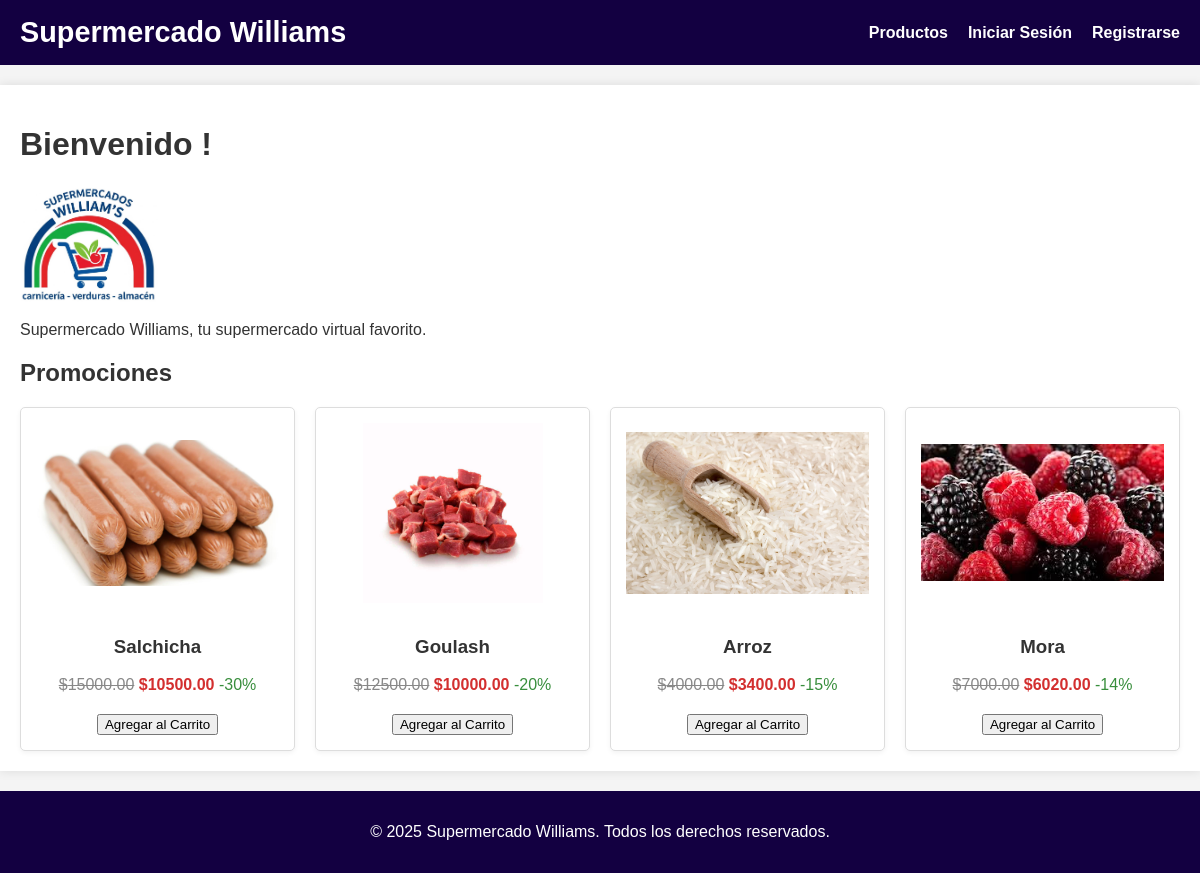
/index, run on the app's committed database.
### models.py (models this page shows, shortened)
class Product(db.Model):
    id = db.Column(db.Integer, primary_key=True)
    secction = db.Column(db.String(64), nullable=False, default="Res")
    name = db.Column(db.String(128), nullable=False)
    description = db.Column(db.Text)
    price = db.Column(db.Float, nullable=False)
    stock = db.Column(db.Integer, nullable=False, default=0)
    image_url = db.Column(db.String(256))

class Promotion(db.Model):
    id = db.Column(db.Integer, primary_key=True)
    product_id = db.Column(db.Integer, db.ForeignKey('product.id'), nullable=False, unique=True)
    discount = db.Column(db.Float, nullable=False)
    price = db.Column(db.Float, nullable=False)
    price_discounted = db.Column(db.Float, nullable=False)
    product = db.relationship('Product', backref='promotion')

### routes.py (the view)
@app.route('/')
@app.route('/index')
def index():
    from models import Promotion, Product
    promociones = Promotion.query.all()
    if promociones:
        productos = []
        for promo in promociones:
            producto = Product.query.get(promo.product_id)
            if producto:
                productos.append({
                    'id': producto.id,
                    'nombre': producto.name,
                    'precio': promo.price,
                    'precio_descuento': promo.price_discounted,
                    'descuento': promo.discount,
                    'imagen': producto.image_url
                })
        mostrar_promos = True
    else:
        productos = Product.query.all()
        mostrar_promos = False
    form = AddToCartForm()
    return render_template('index.html', title='Home', productos=productos, form=form, mostrar_promos=mostrar_promos)

### templates/index.html (shortened to what this page needs)
{% extends "base.html" %}
{% block content %}
    <h1>Bienvenido {{ current_user.username }}!</h1>
    <div style="margin-bottom: 10px;">
        <img src="{{ url_for('static', filename='imgs/Logo.jpeg') }}" alt="Logo Supermercado Williams" style="height: 120px; border-radius: 8px; display: block;">
    </div>
    <div>
        <p>Supermercado Williams, tu supermercado virtual favorito.</p>
    </div>
    {% if mostrar_promos %}
    <h2>Promociones</h2>
    <div class="product-list">
        {% for product in productos %}
            <div class="product-card">
                {% if product.imagen %}
                    <img src="{{ url_for('static', filename='imgs/' + product.imagen) }}" alt="{{ product.nombre }}">
                {% else %}
                    <img src="{{ url_for('static', filename='images/default_product.png') }}" alt="{{ product.nombre }}">
                {% endif %}
                <h3>{{ product.nombre }}</h3>
                <p>
                    <span style="text-decoration: line-through; color: #888;">${{ '%.2f'|format(product.precio) }}</span>
                    <span style="color: #d32f2f; font-weight: bold;">${{ '%.2f'|format(product.precio_descuento) }}</span>
                    <span style="color: #388e3c;">-{{ product.descuento|int }}%</span>
                </p>
                <form action="{{ url_for('product_detail', product_id=product.id) }}" method="post">
                    <button type="submit">Agregar al Carrito</button>
                </form>
            </div>
        {% endfor %}
    </div>
    {% endif %}
{% endblock %}

### templates/base.html (shortened to what this page needs)
<!DOCTYPE html>
<html lang="en">
<head>
    <link rel="stylesheet" href="{{ url_for('static', filename='css/style.css') }}">
</head>
<body>
    <header>
        <nav>
            <a href="{{ url_for('index') }}" class="logo"> Supermercado Williams </a>
            <ul>
                <li><a href="{{ url_for('products') }}">Productos</a></li>
                {% if current_user.is_authenticated %}
                    <li><a href="{{ url_for('cart') }}">Carrito</a></li>
                    <li><a href="{{ url_for('orders') }}">Mis Pedidos</a></li>
                    {% if current_user.is_admin %}
                        <li><a href="{{ url_for('admin_dashboard') }}">Admin</a></li>
                    {% endif %}
                    <li><a href="{{ url_for('logout') }}">Cerrar Sesión</a></li>
                {% else %}
                    <li><a href="{{ url_for('login') }}">Iniciar Sesión</a></li>
                    <li><a href="{{ url_for('register') }}">Registrarse</a></li>
                {% endif %}
            </ul>
        </nav>
    </header>
    <main>
        {% block content %}{% endblock %}
    </main>
    <footer>
        <p>&copy; 2025 Supermercado Williams. Todos los derechos reservados.</p>
    </footer>
</body>
</html>

### static/css/style.css (style rules this page uses)
body { font-family: Arial, sans-serif; margin: 0; padding: 0; background-color: #f4f4f4; color: #333333; }
header { background-color: #130041; color: white; padding: 1rem 0; text-align: center; }
nav { display: flex; justify-content: space-between; align-items: center; max-width: 1200px; margin: 0 auto; padding: 0 20px; }
nav .logo { color: white; text-decoration: none; font-size: 1.8rem; font-weight: bold; }
nav ul { list-style: none; margin: 0; padding: 0; display: flex; }
nav ul li { margin-left: 20px; }
nav ul li a { color: white; text-decoration: none; font-weight: bold; }
main { max-width: 1200px; margin: 20px auto; padding: 20px; background-color: white; box-shadow: 0 0 10px rgba(0, 0, 0, 0.1); }
footer { text-align: center; padding: 1rem 0; background-color: #130041; color: white; position: relative; bottom: 0; width: 100%; }
form { margin-top: 20px; }
.product-list { display: grid; grid-template-columns: repeat(auto-fill, minmax(250px, 1fr)); gap: 20px; margin-top: 20px; }
.product-card { border: 1px solid #ddd; padding: 15px; text-align: center; background-color: #fff; border-radius: 5px; box-shadow: 0 2px 5px rgba(0,0,0,0.05); }
.product-card img { max-width: 100%; height: 180px; object-fit: contain; margin-bottom: 10px; }
.product-card p { margin: 5px 0; }

### data on the page
Product: image_url (picture), nombre "Salchicha"
Promotion: precio "15000.00", precio_descuento "10500.00", descuento "30"
Product: image_url (picture), nombre "Goulash"
Promotion: precio "12500.00", precio_descuento "10000.00", descuento "20"
Product: image_url (picture), nombre "Arroz"
Promotion: precio "4000.00", precio_descuento "3400.00", descuento "15"
Product: image_url (picture), nombre "Mora"
Promotion: precio "7000.00", precio_descuento "6020.00", descuento "14"
